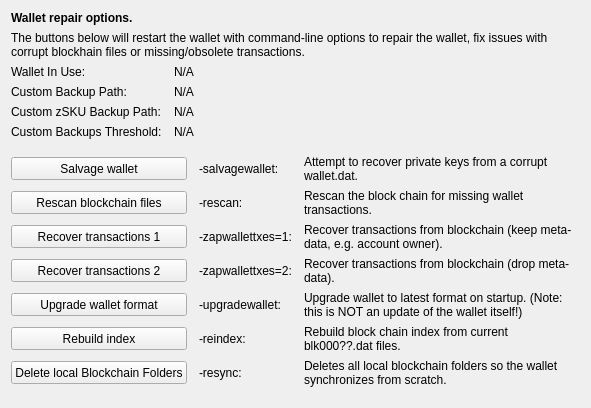
     <widget class="QWidget" name="tab_repair">
      <attribute name="title">
       <string>&amp;Wallet Repair</string>
      </attribute>
      <layout class="QGridLayout" name="gridLayout_4" columnstretch="0,0,0,0">
       <property name="horizontalSpacing">
        <number>12</number>
       </property>
       <item row="0" column="0" colspan="4">
        <widget class="QLabel" name="label_repair_header">
         <property name="font">
          <font>
           <weight>75</weight>
           <bold>true</bold>
          </font>
         </property>
         <property name="text">
          <string>Wallet repair options.</string>
         </property>
        </widget>
       </item>
       <item row="1" column="0" colspan="4">
        <widget class="QLabel" name="label_repair_helptext">
         <property name="font">
          <font>
           <weight>50</weight>
           <bold>false</bold>
          </font>
         </property>
         <property name="text">
          <string>The buttons below will restart the wallet with command-line options to repair the wallet, fix issues with corrupt blockhain files or missing/obsolete transactions.</string>
         </property>
         <property name="wordWrap">
          <bool>true</bool>
         </property>
        </widget>
       </item>
       <item row="2" column="0">
        <widget class="QLabel" name="wallet_path_label">
         <property name="text">
          <string>Wallet In Use:</string>
         </property>
        </widget>
       </item>
       <item row="2" column="1" colspan="3">
        <widget class="QLabel" name="wallet_path">
         <property name="cursor">
          <cursorShape>IBeamCursor</cursorShape>
         </property>
         <property name="text">
          <string>N/A</string>
         </property>
         <property name="textFormat">
          <enum>Qt::PlainText</enum>
         </property>
         <property name="textInteractionFlags">
          <set>Qt::LinksAccessibleByMouse|Qt::TextSelectableByKeyboard|Qt::TextSelectableByMouse</set>
         </property>
        </widget>
       </item>
       <item row="3" column="0">
        <widget class="QLabel" name="wallet_custombackuppath_label">
         <property name="text">
          <string>Custom Backup Path:</string>
         </property>
         <property name="visible">
          <bool>false</bool>
         </property>
        </widget>
       </item>
       <item row="3" column="1" colspan="3">
        <widget class="QLabel" name="wallet_custombackuppath">
         <property name="cursor">
          <cursorShape>IBeamCursor</cursorShape>
         </property>
         <property name="text">
          <string>N/A</string>
         </property>
         <property name="textFormat">
          <enum>Qt::PlainText</enum>
         </property>
         <property name="textInteractionFlags">
          <set>Qt::LinksAccessibleByMouse|Qt::TextSelectableByKeyboard|Qt::TextSelectableByMouse</set>
         </property>
         <property name="visible">
          <bool>false</bool>
         </property>
        </widget>
       </item>
       <item row="4" column="0">
        <widget class="QLabel" name="wallet_customzskubackuppath_label">
         <property name="text">
          <string>Custom zSKU Backup Path:</string>
         </property>
         <property name="visible">
          <bool>false</bool>
         </property>
        </widget>
       </item>
       <item row="4" column="1" colspan="3">
        <widget class="QLabel" name="wallet_customzskubackuppath">
         <property name="cursor">
          <cursorShape>IBeamCursor</cursorShape>
         </property>
         <property name="text">
          <string>N/A</string>
         </property>
         <property name="textFormat">
          <enum>Qt::PlainText</enum>
         </property>
         <property name="textInteractionFlags">
          <set>Qt::LinksAccessibleByMouse|Qt::TextSelectableByKeyboard|Qt::TextSelectableByMouse</set>
         </property>
         <property name="visible">
          <bool>false</bool>
         </property>
        </widget>
       </item>
       <item row="5" column="0">
        <widget class="QLabel" name="wallet_custombackupthreshold_label">
         <property name="text">
          <string>Custom Backups Threshold:</string>
         </property>
         <property name="visible">
          <bool>false</bool>
         </property>
        </widget>
       </item>
       <item row="5" column="1" colspan="3">
        <widget class="QLabel" name="wallet_custombackupthreshold">
         <property name="cursor">
          <cursorShape>IBeamCursor</cursorShape>
         </property>
         <property name="text">
          <string>N/A</string>
         </property>
         <property name="textFormat">
          <enum>Qt::PlainText</enum>
         </property>
         <property name="textInteractionFlags">
          <set>Qt::LinksAccessibleByMouse|Qt::TextSelectableByKeyboard|Qt::TextSelectableByMouse</set>
         </property>
         <property name="visible">
          <bool>false</bool>
         </property>
        </widget>
       </item>
       <item row="6" column="0">
        <spacer name="verticalSpacer_repair1">
         <property name="orientation">
          <enum>Qt::Vertical</enum>
         </property>
         <property name="sizeHint" stdset="0">
          <size>
           <width>10</width>
           <height>10</height>
          </size>
         </property>
        </spacer>
       </item>
       <item row="7" column="0" colspan="2">
        <widget class="QPushButton" name="btn_salvagewallet">
         <property name="minimumSize">
          <size>
           <width>100</width>
           <height>23</height>
          </size>
         </property>
         <property name="text">
          <string>Salvage wallet</string>
         </property>
        </widget>
       </item>
       <item row="7" column="2">
        <widget class="QLabel" name="label_repair_salvage_command">
         <property name="text">
          <string notr="true">-salvagewallet:</string>
         </property>
        </widget>
       </item>
       <item row="7" column="3">
        <widget class="QLabel" name="label_repair_salvage">
         <property name="text">
          <string>Attempt to recover private keys from a corrupt wallet.dat.</string>
         </property>
         <property name="wordWrap">
          <bool>true</bool>
         </property>
        </widget>
       </item>
       <item row="8" column="0" colspan="2">
        <widget class="QPushButton" name="btn_rescan">
         <property name="minimumSize">
          <size>
           <width>100</width>
           <height>23</height>
          </size>
         </property>
         <property name="text">
          <string>Rescan blockchain files</string>
         </property>
        </widget>
       </item>
       <item row="8" column="2">
        <widget class="QLabel" name="label_repair_rescan_command">
         <property name="text">
          <string notr="true">-rescan:</string>
         </property>
        </widget>
       </item>
       <item row="8" column="3">
        <widget class="QLabel" name="label_repair_rescan">
         <property name="text">
          <string>Rescan the block chain for missing wallet transactions.</string>
         </property>
         <property name="wordWrap">
          <bool>true</bool>
         </property>
        </widget>
       </item>
       <item row="9" column="0" colspan="2">
        <widget class="QPushButton" name="btn_zapwallettxes1">
         <property name="minimumSize">
          <size>
           <width>100</width>
           <height>23</height>
          </size>
         </property>
         <property name="text">
          <string>Recover transactions 1</string>
         </property>
        </widget>
       </item>
       <item row="9" column="2">
        <widget class="QLabel" name="label_repair_zap1_command">
         <property name="text">
          <string notr="true">-zapwallettxes=1:</string>
         </property>
        </widget>
       </item>
       <item row="9" column="3">
        <widget class="QLabel" name="label_repair_zap1">
         <property name="text">
          <string>Recover transactions from blockchain (keep meta-data, e.g. account owner).</string>
         </property>
         <property name="wordWrap">
          <bool>true</bool>
         </property>
        </widget>
       </item>
       <item row="10" column="0" colspan="2">
        <widget class="QPushButton" name="btn_zapwallettxes2">
         <property name="minimumSize">
          <size>
           <width>100</width>
           <height>23</height>
          </size>
         </property>
         <property name="text">
          <string>Recover transactions 2</string>
         </property>
        </widget>
       </item>
       <item row="10" column="2">
        <widget class="QLabel" name="label_repair_zap2_command">
         <property name="text">
          <string notr="true">-zapwallettxes=2:</string>
         </property>
        </widget>
       </item>
       <item row="10" column="3">
        <widget class="QLabel" name="label_repair_zap2">
         <property name="text">
          <string>Recover transactions from blockchain (drop meta-data).</string>
         </property>
         <property name="wordWrap">
          <bool>true</bool>
         </property>
        </widget>
       </item>
       <item row="11" column="0" colspan="2">
        <widget class="QPushButton" name="btn_upgradewallet">
         <property name="minimumSize">
          <size>
           <width>100</width>
           <height>23</height>
          </size>
         </property>
         <property name="text">
          <string>Upgrade wallet format</string>
         </property>
        </widget>
       </item>
       <item row="11" column="2">
        <widget class="QLabel" name="label_repair_upgrade_command">
         <property name="text">
          <string notr="true">-upgradewallet:</string>
         </property>
        </widget>
       </item>
       <item row="11" column="3">
        <widget class="QLabel" name="label_repair_upgrade">
         <property name="text">
          <string>Upgrade wallet to latest format on startup. (Note: this is NOT an update of the wallet itself!)</string>
         </property>
         <property name="wordWrap">
          <bool>true</bool>
         </property>
        </widget>
       </item>
       <item row="12" column="0" colspan="2">
        <widget class="QPushButton" name="btn_reindex">
         <property name="minimumSize">
          <size>
           <width>100</width>
           <height>23</height>
          </size>
         </property>
         <property name="text">
          <string>Rebuild index</string>
         </property>
        </widget>
       </item>
       <item row="12" column="2">
        <widget class="QLabel" name="label_repair_reindex_command">
         <property name="text">
          <string notr="true">-reindex:</string>
         </property>
        </widget>
       </item>
       <item row="12" column="3">
        <widget class="QLabel" name="label_repair_reindex">
         <property name="text">
          <string>Rebuild block chain index from current blk000??.dat files.</string>
         </property>
         <property name="wordWrap">
          <bool>true</bool>
         </property>
        </widget>
       </item>
       <item row="13" column="0" colspan="2">
        <widget class="QPushButton" name="btn_resync">
         <property name="minimumSize">
          <size>
           <width>100</width>
           <height>23</height>
          </size>
         </property>
         <property name="text">
          <string>Delete local Blockchain Folders</string>
         </property>
        </widget>
       </item>
       <item row="13" column="2">
        <widget class="QLabel" name="label_repair_resync_command">
         <property name="text">
          <string>-resync:</string>
         </property>
        </widget>
       </item>
       <item row="13" column="3">
        <widget class="QLabel" name="label_repair_resync">
         <property name="text">
          <string>Deletes all local blockchain folders so the wallet synchronizes from scratch.</string>
         </property>
         <property name="wordWrap">
          <bool>true</bool>
         </property>
        </widget>
       </item>
       <item row="14" column="0">
        <spacer name="verticalSpacer_repair2">
         <property name="orientation">
          <enum>Qt::Vertical</enum>
         </property>
         <property name="sizeHint" stdset="0">
          <size>
           <width>20</width>
           <height>10</height>
          </size>
         </property>
        </spacer>
       </item>
      </layout>
     </widget>
